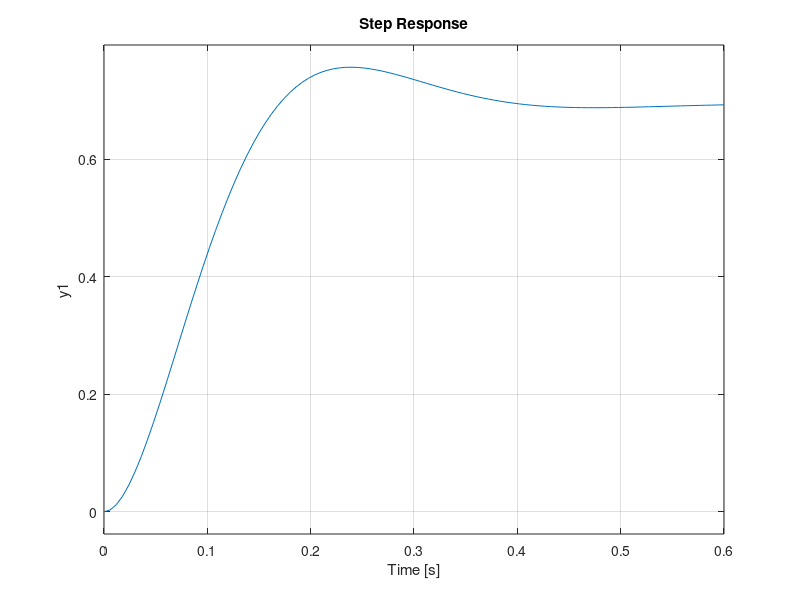

The MATLAB script that drew this image: (Note: this script raises an error after producing the figure.)
Jeq=1.84e-6;
m=0.027;
r=0.0826;
Kg=1;
Jm=1.8e-4;
ng=1;
nm=0.69;
L=0.0955;
g=9.81;
Kt=0.0334;
R=8.7;
a=Jeq+(m*r^2)+(ng*Jm*Kg^2);
b=(m*L*r);
c=(4/3)*m*L^2;
d=m*g*L;
f=(nm*ng*Kt*Kg)/R;
e=0.00271;

s=tf('s');

G=tf([f*b 0 0],[((a*c)-b^2) e*c -a*d -e*d 0])
Gc_lead_1=57836*(s-9.913)/(s+20.7056);
Gc_lead_2=(4.236165e-4)*(s+23.487)/(s);
G1= (184.74*(s+23.49))/((s+16.05)*(s+20.71)*(s+5.76));
step(feedback(G1,1))
zpk(G1)
sisotool(G1)